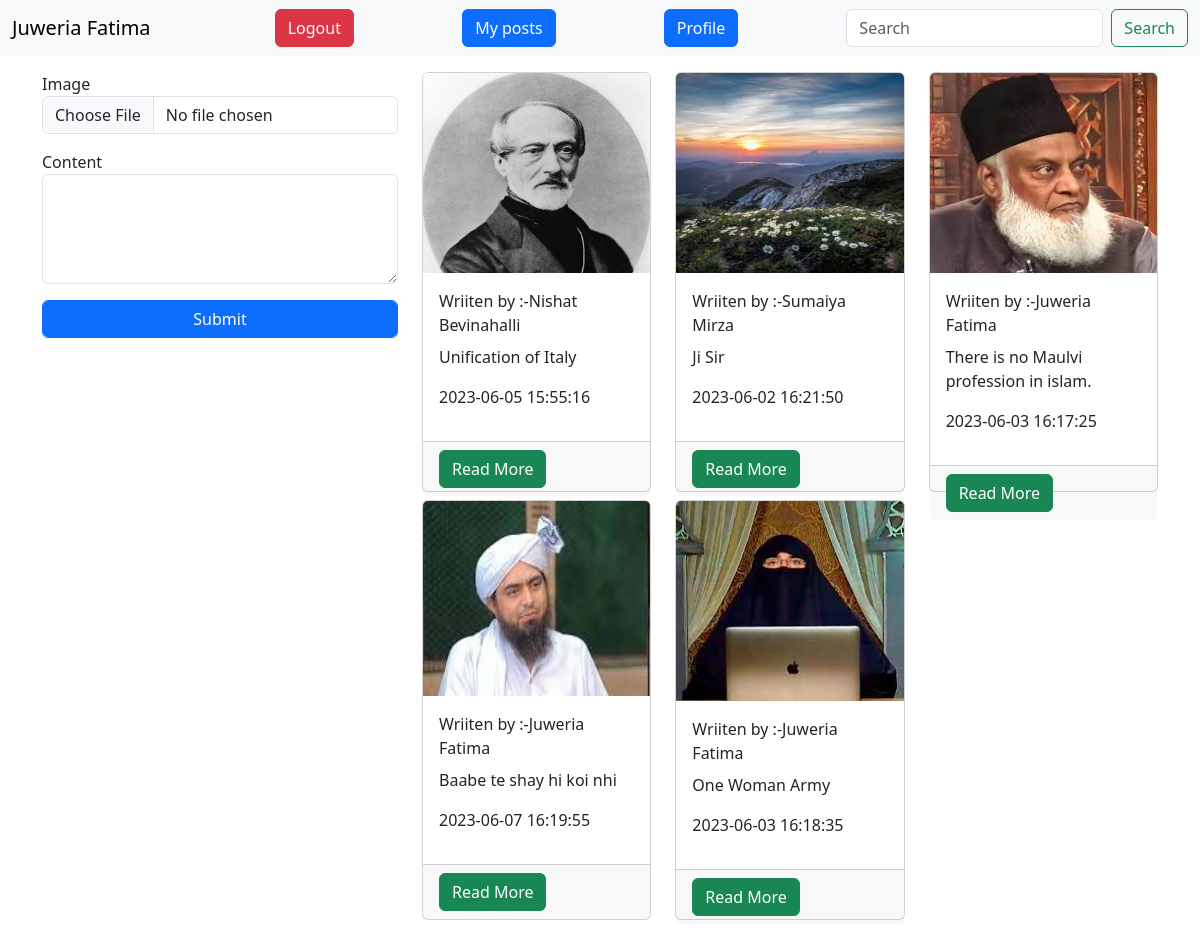
The page / (signed in) on the database its author committed.
### tables this page shows
CREATE TABLE `users` (
  `id` int(11) NOT NULL,
  `name` varchar(200) NOT NULL,
  `email` varchar(200) NOT NULL,
  `password` varchar(200) NOT NULL
);

CREATE TABLE `posts` (
  `post_id` int(11) NOT NULL,
  `content` varchar(200) NOT NULL,
  `user_id` int(11) NOT NULL,
  `post_time` timestamp NOT NULL DEFAULT current_timestamp() ON UPDATE current_timestamp(),
  `image` varchar(255) NOT NULL
);

### index.php (the view, shortened to what this page needs)
<?php
    include "config.php";
    $email = $_SESSION['user_email'];
    $q = mysqli_query($con,"select * from users where email ='$email'");
    $row = mysqli_fetch_array($q);
?>
<!DOCTYPE html>
<html lang="en">
<head>
    <link href="https://cdn.jsdelivr.net/npm/bootstrap@5.3.0-alpha3/dist/css/bootstrap.min.css" rel="stylesheet">
</head>
<body>
<nav class="navbar navbar-light bg-light">
  <div class="container-fluid">
    <a class="navbar-brand"><?php echo $row['name'];
 ?></a>
    <a href="logout.php" class="btn btn-danger">Logout</a>
    <a href="my_posts.php" class="btn btn-primary">My posts</a>
    <a href="profile.php" class="btn btn-primary">Profile</a>
    <form class="d-flex" method="get">
      <input class="form-control me-2" type="search" placeholder="Search" name="search">
      <button class="btn btn-outline-success" type="submit" name="find">Search</button>
    </form>
  </div>
</nav>
<div class="container mt-3">
    <div class="row">
        <div class="col-lg-4">
        <form method="post" enctype="multipart/form-data">
            <div class="mb-3">
                    <label>Image</label>
                    <input type="file" name="image" class="form-control">
                </div>
                <div class="mb-3">
                    <label>Content</label>
                    <textarea name="content" id="" cols="10" rows="4" class="form-control"></textarea>
                </div>
                <button type="submit" name="send" class="btn btn-primary form-control">Submit</button>
            </form>
        </div>
        <div class="col-lg-8">
            <div class="row">
                <?php
                if(isset($_GET['find'])){
                    $search = $_GET['search'];
                    $fetch = mysqli_query($con,"select users.name,posts.content,posts.post_time,posts.image,posts.post_id from users join posts on users.id = posts.user_id where posts.content like '%$search%'");
                }
                else{
                $fetch = mysqli_query($con,"select users.name,posts.content,posts.post_time,posts.image,posts.post_id from users join posts on users.id = posts.user_id");
                }
                while($rows=mysqli_fetch_array($fetch)){?>
                <div class="col-lg-4 mb-2">
                    <div class="card" style="height:420px">
                            <img src="images/<?php echo $rows['image'];?>" alt="" class="card-img-top" height="200px">
                        <div class="card-body">
                            <p class="card-title">Wriiten by :-<?php echo $rows['name'];?></p>
                            <p class="card-text"><?php echo $rows['content'];?></p>
                            <p><?php echo $rows['post_time'];?></p>
                        </div>
                        <div class="card-footer">
                            <a href="desc.php?more=<?= $rows['post_id'];?>" class="btn btn-success">Read More</a>
                        </div>
                    </div>
                </div>
                <?php } ?>
            </div>
        </div>
    </div>
</div>
</body>
</html>

### rows shown on the page
users: name "Juweria Fatima"
posts: image (picture), user.name "Nishat Bevinahalli", content "Unification of Italy", post_time "2023-06-05 15:55:16"
posts: image (picture), user.name "Sumaiya Mirza", content "Ji Sir", post_time "2023-06-02 16:21:50"
posts: image (picture), user.name "Juweria Fatima", content "There is no Maulvi profession in islam.", post_time "2023-06-03 16:17:25"
posts: image (picture), user.name "Juweria Fatima", content "Baabe te shay hi koi nhi", post_time "2023-06-07 16:19:55"
posts: image (picture), user.name "Juweria Fatima", content "One Woman Army", post_time "2023-06-03 16:18:35"
